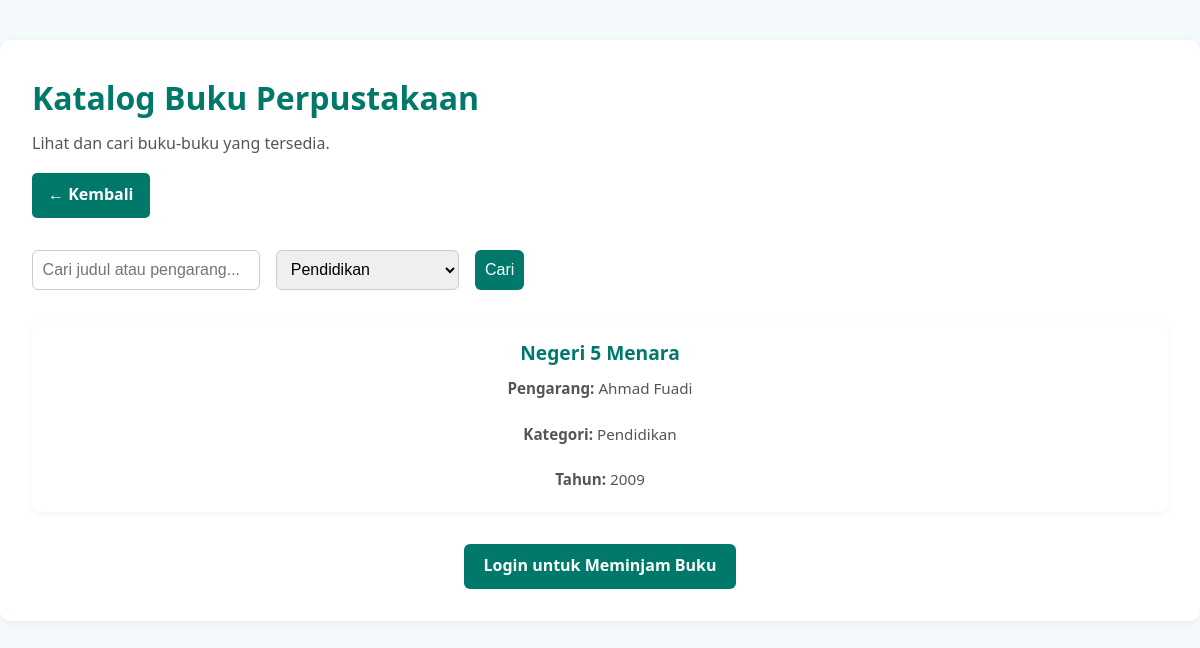
The app's page /katalog.php?kategori=Pendidikan with its own data.
### tables this page shows
CREATE TABLE `buku` (
  `id` int(11) NOT NULL,
  `judul` varchar(255) NOT NULL,
  `pengarang` varchar(100) NOT NULL,
  `tahun` year(4) NOT NULL,
  `penerbit` varchar(100) NOT NULL,
  `kategori` varchar(100) DEFAULT NULL,
  `sinopsis` text NOT NULL
);

### katalog.php (the view, shortened to what this page needs)
<?php
require_once __DIR__ . '/core/autoload.php';
$limit = 8;
$page = isset($_GET['page']) ? (int) $_GET['page'] : 1;
$start = $page > 1 ? $page * $limit - $limit : 0;
$search = isset($_GET['q']) ? trim($_GET['q']) : '';
$kategori = isset($_GET['kategori']) ? trim($_GET['kategori']) : '';
$where = [];
if ($kategori !== '') {
    $safeKategori = mysqli_real_escape_string($connect, $kategori);
    $where[] = "kategori = '$safeKategori'";
}
$where_sql = count($where) ? 'WHERE ' . implode(' AND ', $where) : '';
$query = "SELECT * FROM buku $where_sql LIMIT $start, $limit";
$result = mysqli_query($connect, $query);
$kategori_query = "SELECT DISTINCT kategori FROM buku WHERE kategori IS NOT NULL AND kategori != ''";
$kategori_result = mysqli_query($connect, $kategori_query);
$daftar_kategori = [];
while ($row = mysqli_fetch_assoc($kategori_result)) {
    $daftar_kategori[] = $row['kategori'];
}
?>
<!DOCTYPE html>
<html lang="id">
<head>
    <link rel="stylesheet" href="css/katalog.css" />
</head>
<body>
    <div class="container">
        <h1>Katalog Buku Perpustakaan</h1>
        <p>Lihat dan cari buku-buku yang tersedia.</p>
        <div class="back-button">
            <a href="index.php" class="btn-back">← Kembali</a>
        </div>
        <form method="get" class="search-bar" id="searchForm">
            <form method="get" class="search-bar">
                <input type="text" name="q" placeholder="Cari judul atau pengarang..."
                    value="<?= htmlspecialchars($search) ?>" />
                <select name="kategori">
                    <?php foreach ($daftar_kategori as $item): ?>
                        <option value="<?= htmlspecialchars($item) ?>" <?= $kategori == $item ? 'selected' : '' ?>>
                            <?= htmlspecialchars($item) ?>
                        </option>
                    <?php endforeach; ?>
                </select>
                <button type="submit">Cari</button>
            </form>
            <div class="cards-container" id="bookResults">
                <?php if ($result && mysqli_num_rows($result) > 0): ?>
                    <?php while ($row = mysqli_fetch_assoc($result)): ?>
                        <a href="detailBuku.php?id=<?= $row['id'] ?>" class="book-card-link">
                            <div class="book-card">
                                <h3><?= htmlspecialchars($row['judul']) ?></h3>
                                <p><strong>Pengarang:</strong> <?= htmlspecialchars($row['pengarang']) ?></p>
                                <p><strong>Kategori:</strong>
                                    <?= $row['kategori'] ? htmlspecialchars($row['kategori']) : 'Tidak ada' ?></p>
                                <p><strong>Tahun:</strong> <?= htmlspecialchars($row['tahun']) ?></p>
                            </div>
                        </a>
                    <?php endwhile; ?>
                <?php else: ?>
                    <p class="no-result">Tidak ada buku ditemukan.</p>
                <?php endif; ?>
            </div>
            <div class="login-cta">
                <a href="member/login.php" class="btn-primary">Login untuk Meminjam Buku</a>
            </div>
    </div>
</body>
</html>
</html>
</html>

### css/katalog.css (style rules this page uses)
* { margin: 0; padding: 0; box-sizing: border-box; }
body { font-family: "Segoe UI", sans-serif; background-color: #f4f9fc; color: #333; line-height: 1.6; }
.container { max-width: 1200px; margin: 40px auto; padding: 2rem; background-color: white; border-radius: 10px; box-shadow: 0 2px 10px rgba(0, 0, 0, 0.05); }
h1 { color: #00796b; margin-bottom: 0.5rem; }
p { color: #555; margin-bottom: 1rem; }
.back-button { margin-bottom: 2rem; }
.btn-back { display: inline-block; padding: 0.6rem 1rem; background-color: #00796b; color: white; text-decoration: none; border-radius: 5px; font-weight: bold; transition: background-color 0.3s ease; }
.search-bar { display: flex; flex-wrap: wrap; gap: 1rem; margin-bottom: 2rem; }
.search-bar input, .search-bar select, .search-bar button { padding: 0.6rem; font-size: 1rem; border: 1px solid #ccc; border-radius: 6px; }
.search-bar button { background-color: #00796b; color: white; cursor: pointer; border: none; }
.cards-container { display: grid; grid-template-columns: repeat(auto-fit, minmax(220px, 1fr)); gap: 2rem; margin-bottom: 2rem; }
.book-card-link { text-decoration: none; color: inherit; }
.book-card { background-color: white; border-radius: 10px; box-shadow: 0 2px 8px rgba(0, 0, 0, 0.05); overflow: hidden; transition: transform 0.3s ease; text-align: center; }
.book-card h3 { font-size: 1.2rem; margin: 1rem 0 0.5rem; color: #00796b; }
.book-card p { margin: 0.3rem 0; color: #555; font-size: 0.95rem; padding: 0 1rem 1rem; }
.login-cta { text-align: center; margin-top: 2rem; }
.btn-primary { padding: 0.6rem 1.2rem; background-color: #00796b; color: white; text-decoration: none; border-radius: 6px; font-weight: bold; display: inline-block; transition: background-color 0.3s ease; }

### records on screen
buku: judul "Negeri 5 Menara", pengarang "Ahmad Fuadi", kategori "Pendidikan", tahun "2009"

### other values on screen
form field kategori "Pendidikan"
